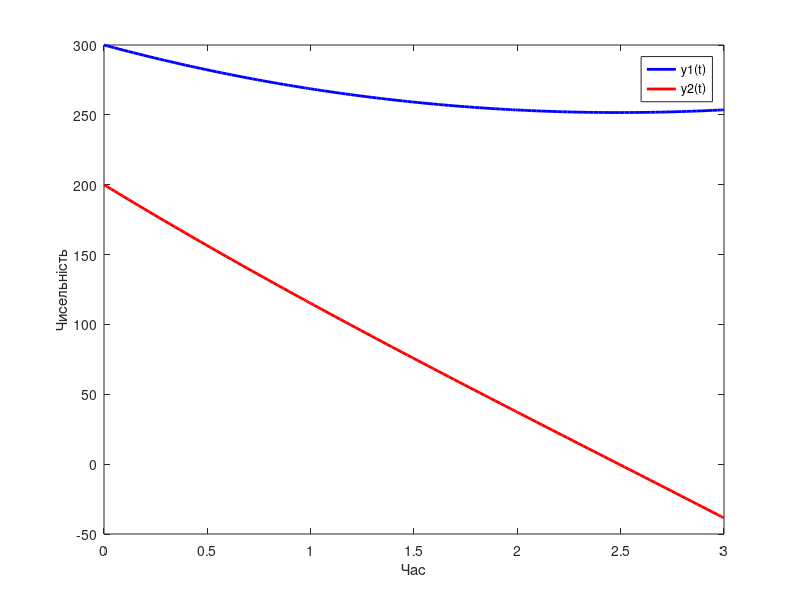

MATLAB code to generate this figure:
% Define the parameters
a = 0;  % coefficient a
b = 0.2;  % coefficient b
c = 0;  % coefficient c
d = 0.3;  % coefficient d
u = 0;  % external input u
v = 0;  % external input v

% Define the function that represents the system of differential equations
dydt = @(t, y) [-a*y(1) - b*y(2) + u; -c*y(2) - d*y(1) + v];

% Define the initial conditions
y0 = [300; 200];  % initial values of N1 and N2
tic;
% Set the initial time and empty arrays for time and solutions
t = 0;
time = [];
solution = [];

% Solve the system of differential equations
while y0(1) > 0.01 && y0(2) > 0.01
    % Solve the differential equations for a small time span
    tspan = [t, t+1];  % time span for each iteration
    [t_temp, y_temp] = ode45(dydt, tspan, y0);

    % Append the time and solutions to the main arrays
    time = [time; t_temp];
    solution = [solution; y_temp];

    % Update the initial conditions and time for the next iteration
    y0 = y_temp(end, :);
    t = t_temp(end);
end
elapsed_time = toc;
fprintf('Час виконання алгоритму: %.2f секунд\n', elapsed_time);
% Plot the solutions
figure;
plot(time, solution(:, 1), 'b-', 'LineWidth', 2);
hold on;
plot(time, solution(:, 2), 'r-', 'LineWidth', 2);
hold off;

% Add labels and title
xlabel('Час');
ylabel('Чисельність');
%title('Модель без резерву та контролю');
legend('y1(t)', 'y2(t)');
